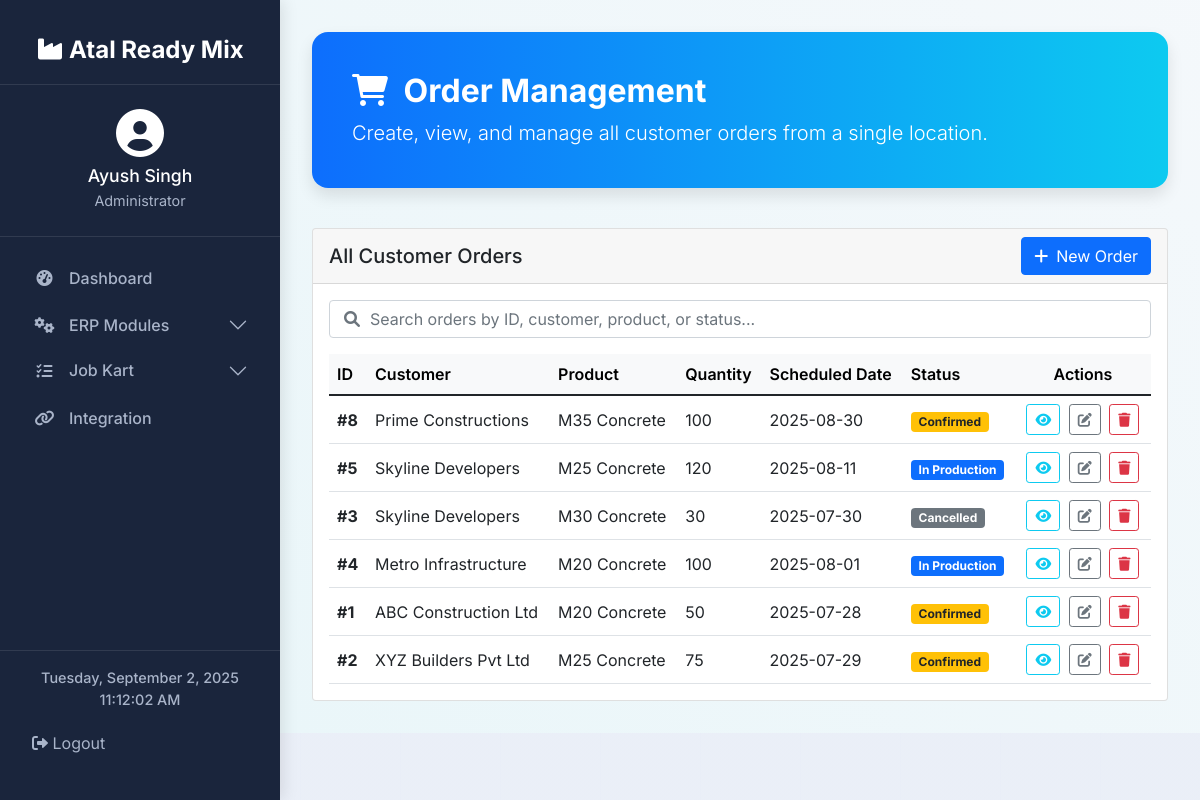
The app's page /erp/orders (signed in), older data.
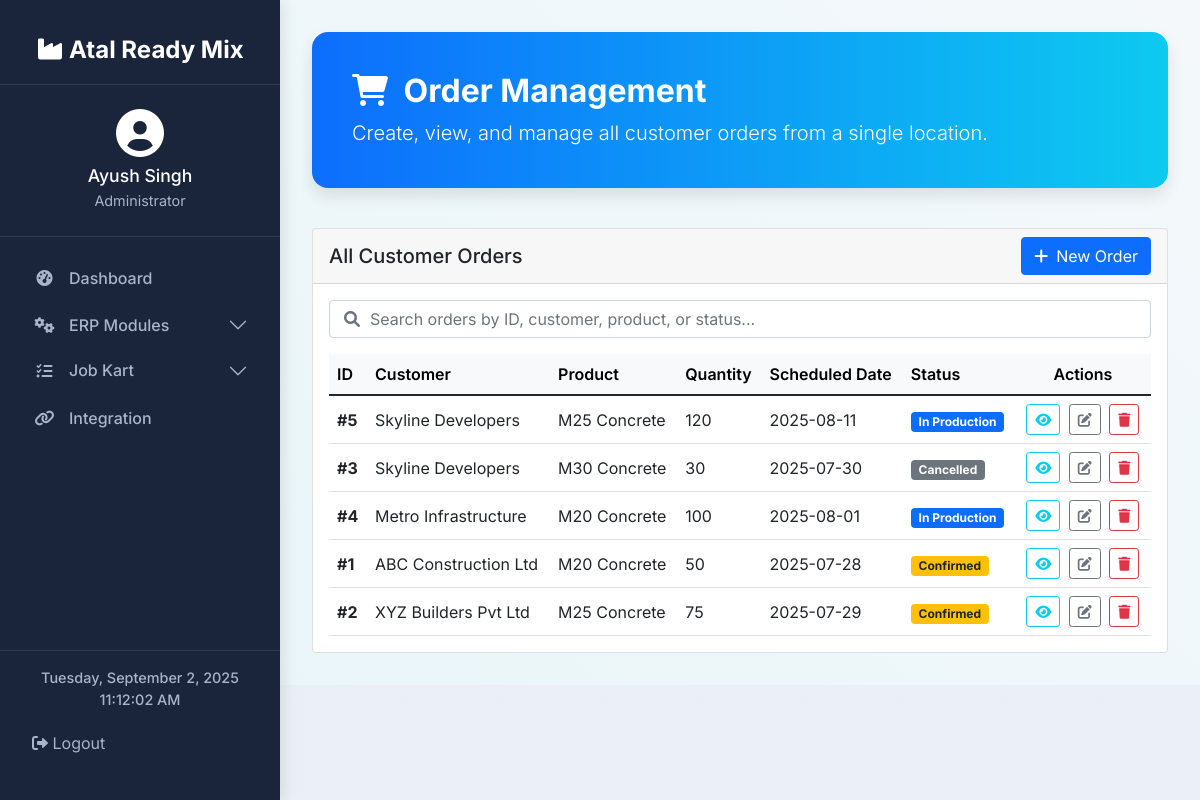
The same page, newer data.
### tables this page shows
CREATE TABLE Orders (
    OrderID INTEGER PRIMARY KEY AUTOINCREMENT,
    CustomerID INTEGER,
    ProductID INTEGER,
    Quantity INTEGER,
    OrderDate DATE,
    DeliverySite TEXT,
    ScheduledDate DATE,
    Status TEXT,
    CreatedBy INTEGER,
    FOREIGN KEY (CustomerID) REFERENCES Customers(CustomerID),
    FOREIGN KEY (ProductID) REFERENCES Products(ProductID),
    FOREIGN KEY (CreatedBy) REFERENCES Users(UserID)
);

CREATE TABLE Customers (
    CustomerID INTEGER PRIMARY KEY AUTOINCREMENT,
    CustomerName TEXT,
    Address TEXT,
    Phone TEXT,
    Email TEXT
);

CREATE TABLE Products (
    ProductID INTEGER PRIMARY KEY AUTOINCREMENT,
    ProductName TEXT NOT NULL,
    Description TEXT,
    Unit TEXT,
    MixDesign TEXT
);

### app.py (the view)
@app.route('/erp/orders')
@login_required
def erp_orders():
    conn = get_db_connection()
    orders = conn.execute('SELECT o.*, c.CustomerName, p.ProductName FROM Orders o JOIN Customers c ON o.CustomerID = c.CustomerID JOIN Products p ON o.ProductID = p.ProductID ORDER BY o.OrderDate DESC').fetchall()
    conn.close()
    return render_template('erp/orders.html', orders=orders)

### app.py (called while the page is built)
def get_db_connection():
    conn = sqlite3.connect(DATABASE, timeout=10)
    conn.row_factory = sqlite3.Row
    return conn

def login_required(f):
    @wraps(f)
    def decorated_function(*args, **kwargs):
        if 'user_id' not in session:
            return redirect(url_for('login'))
        return f(*args, **kwargs)
    return decorated_function

### templates/erp/orders.html (shortened to what this page needs)
{% extends "base.html" %}
{% block content %}
<div class="main-header">
    <h2><i class="fas fa-shopping-cart me-2"></i> Order Management</h2>
    <p class="lead mb-0">Create, view, and manage all customer orders from a single location.</p>
</div>
<div class="row">
    <div class="col-12">
        <div class="card">
            <div class="card-header d-flex justify-content-between align-items-center">
                <h5 class="mb-0">All Customer Orders</h5>
                <a href="{{ url_for('erp_new_order') }}" class="btn btn-primary"><i class="fas fa-plus me-2"></i>New Order</a>
            </div>
            <div class="card-body">
                <div class="mb-3 search-bar">
                    <i class="fas fa-search"></i>
                    <input type="text" id="orderSearch" class="form-control" placeholder="Search orders by ID, customer, product, or status...">
                </div>
                <div class="table-responsive">
                    <table class="table table-hover mb-0">
                        <thead class="table-light">
                            <tr>
                                <th>ID</th>
                                <th>Customer</th>
                                <th>Product</th>
                                <th>Quantity</th>
                                <th>Scheduled Date</th>
                                <th>Status</th>
                                <th class="text-center">Actions</th>
                            </tr>
                        </thead>
                        <tbody id="ordersTableBody">
                            {% for order in orders %}
                            <tr>
                                <td><strong>#{{ order.OrderID }}</strong></td>
                                <td>{{ order.CustomerName }}</td>
                                <td>{{ order.ProductName }}</td>
                                <td>{{ order.Quantity }}</td>
                                <td>{{ order.ScheduledDate }}</td>
                                <td>
                                    <span class="badge bg-{% if order.Status == 'Confirmed' %}warning text-dark{% elif order.Status == 'Delivered' %}success{% elif order.Status == 'In Production' %}primary{% else %}secondary{% endif %}">
                                        {{ order.Status }}
                                    </span>
                                </td>
                                <td class="text-center action-buttons">
                                    <a href="{{ url_for('erp_view_order', order_id=order.OrderID) }}" class="btn btn-sm btn-outline-info" data-bs-toggle="tooltip" title="View Details"><i class="fas fa-eye"></i></a>
                                    <a href="{{ url_for('erp_edit_order', order_id=order.OrderID) }}" class="btn btn-sm btn-outline-secondary" data-bs-toggle="tooltip" title="Edit Order"><i class="fas fa-edit"></i></a>
                                    <button type="button" class="btn btn-sm btn-outline-danger delete-btn"
                                            data-order-id="{{ order.OrderID }}"
                                            data-customer-name="{{ order.CustomerName }}"
                                            title="Delete Order">
                                        <i class="fas fa-trash"></i>
                                    </button>
                                </td>
                            </tr>
                            {% endfor %}
                        </tbody>
                    </table>
                </div>
            </div>
        </div>
    </div>
</div>
{% endblock %}

### templates/base.html (shortened to what this page needs)
<!DOCTYPE html>
<html lang="en">
<head>
    <link href="https://cdn.jsdelivr.net/npm/bootstrap@5.1.3/dist/css/bootstrap.min.css" rel="stylesheet">
    <link href="https://cdnjs.cloudflare.com/ajax/libs/font-awesome/6.0.0/css/all.min.css" rel="stylesheet">
</head>
<body>
    {% if session.user_id %}
    <nav class="sidebar">
        <div class="sidebar-header">
            <a href="{{ url_for('dashboard') }}">
                <i class="fas fa-industry"></i> Atal Ready Mix
            </a>
        </div>
        <div class="user-profile">
            <i class="fas fa-user-circle"></i>
            <h5>{{ session.employee_name }}</h5>
            <p>{{ session.role }}</p>
        </div>
        <ul class="nav flex-column sidebar-nav">
            <li class="nav-item">
                <a class="nav-link {{ 'active' if 'dashboard' in request.path else '' }}" href="{{ url_for('dashboard') }}">
                    <i class="fas fa-tachometer-alt"></i> Dashboard
                </a>
            </li>
            <li class="nav-item accordion accordion-flush" id="erpAccordion">
                <div class="accordion-item">
                    <h2 class="accordion-header">
                        <button class="accordion-button collapsed" type="button" data-bs-toggle="collapse" data-bs-target="#erp-collapse">
                            <i class="fas fa-cogs"></i> ERP Modules
                        </button>
                    </h2>
                </div>
            </li>
            <li class="nav-item accordion accordion-flush" id="jobkartAccordion">
                <div class="accordion-item">
                    <h2 class="accordion-header">
                        <button class="accordion-button collapsed" type="button" data-bs-toggle="collapse" data-bs-target="#jobkart-collapse">
                            <i class="fas fa-tasks"></i> Job Kart
                        </button>
                    </h2>
                </div>
            </li>
            <li class="nav-item">
                <a class="nav-link" href="{{ url_for('integration_home') }}">
                    <i class="fas fa-link"></i> Integration
                </a>
            </li>
        </ul>
        <div class="sidebar-footer">
            <div id="live-clock" class="mb-2"></div>
            <a href="{{ url_for('logout') }}">
                <i class="fas fa-sign-out-alt"></i> Logout
            </a>
        </div>
    </nav>
    {% endif %}
    <main class="{% if session.user_id %}main-content{% else %}container mt-4{% endif %}">
        {% block content %}{% endblock %}
    </main>
</body>
</html>

### templates/base.html (style rules this page uses)
:root { --sidebar-width: 280px; --sidebar-bg: #1a253c; --sidebar-link-color: #a9b4c9; --sidebar-link-hover-bg: rgba(7, 180, 246, 0.1); --sidebar-link-active-color: #ffffff; --main-bg: #f8f9fc; --primary-blue: #0d6efd; }
body { background-color: var(--main-bg); font-family: 'Inter', sans-serif; overflow-x: hidden; }
.sidebar { position: fixed; top: 0; left: 0; width: var(--sidebar-width); height: 100vh; background-color: var(--sidebar-bg); color: #fff; display: flex; flex-direction: column; padding: 1rem 0; box-shadow: 3px 0 15px rgba(0,0,0,0.1); transition: left 0.3s ease; z-index: 1000; }
.sidebar-header { padding: 1rem 1.5rem; text-align: center; border-bottom: 1px solid rgba(255,255,255,0.1); }
.sidebar-header a { color: #fff; text-decoration: none; font-size: 1.5rem; font-weight: 700; }
.user-profile { padding: 1.5rem; text-align: center; border-bottom: 1px solid rgba(255,255,255,0.1); }
.user-profile .fa-user-circle { font-size: 3rem; margin-bottom: 0.5rem; }
.user-profile h5 { margin-bottom: 0.25rem; font-size: 1.1rem; }
.user-profile p { margin-bottom: 0; font-size: 0.9rem; color: var(--sidebar-link-color); }
.sidebar-nav { flex-grow: 1; overflow-y: auto; padding: 1rem; }
.nav-link, .accordion-button { color: var(--sidebar-link-color); font-weight: 500; display: flex; align-items: center; padding: 0.8rem 1rem; border-radius: 0.5rem; transition: all 0.3s ease; }
.nav-link i, .accordion-button i { width: 25px; margin-right: 0.75rem; text-align: center; }
.accordion-button { width: 100%; background: none; border: none; }
.accordion-flush .accordion-item { background: transparent; border: none; }
.sidebar-footer { padding: 1rem; border-top: 1px solid rgba(255,255,255,0.1); }
.sidebar-footer a { color: var(--sidebar-link-color); text-decoration: none; display: block; padding: 0.8rem 1rem; border-radius: 0.5rem; }
.main-content { margin-left: var(--sidebar-width); padding: 2rem; transition: margin-left 0.3s ease; position: relative; z-index: 1; }
.main-content::before { content: ''; position: absolute; top: 0; left: 0; right: 0; bottom: 0; background: linear-gradient(45deg, #e3f0ff, #eaf6f9, #f8f9fc, #e3f0ff); background-size: 400% 400%; animation: gradientBG 15s ease infinite; z-index: -1; }
#live-clock { font-size: 0.9rem; font-weight: 500; text-align: center; color: var(--sidebar-link-color); }

### templates/erp/orders.html (style rules this page uses)
body { background-color: #f8f9fa; }
.main-header { background: linear-gradient(90deg, #0d6efd 0%, #0dcaf0 100%); color: white; padding: 2.5rem; border-radius: 1rem; margin-bottom: 2.5rem; box-shadow: 0 8px 16px rgba(0, 0, 0, 0.1); }
.main-header h2 { font-weight: 700; }
.card-header .btn { float: right; }
.table thead th { vertical-align: middle; font-weight: 600; white-space: nowrap; }
.table tbody td { vertical-align: middle; }
.action-buttons a, .action-buttons button { margin: 0 2px; }
.search-bar { position: relative; }
.search-bar .fa-search { position: absolute; left: 15px; top: 50%; transform: translateY(-50%); color: #6c757d; }
.search-bar .form-control { padding-left: 2.5rem; }

Row changes from the older to the newer data that the page shows:
removed Orders: OrderID "8", CustomerName "Prime Constructions", ProductName "M35 Concrete", Quantity "100", ScheduledDate "2025-08-30", Status "Confirmed"
